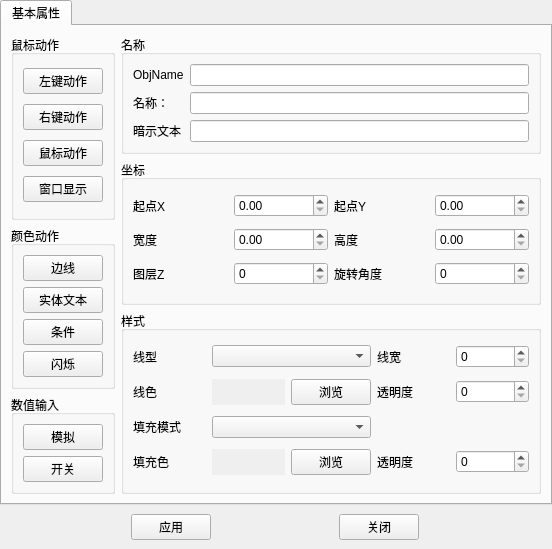
<?xml version="1.0" encoding="UTF-8"?>
<ui version="4.0">
 <class>AObjectAnimation</class>
 <widget class="QWidget" name="AObjectAnimation">
  <property name="geometry">
   <rect>
    <x>0</x>
    <y>0</y>
    <width>552</width>
    <height>480</height>
   </rect>
  </property>
  <property name="windowTitle">
   <string>设置属性</string>
  </property>
  <property name="styleSheet">
   <string notr="true"/>
  </property>
  <layout class="QVBoxLayout" name="verticalLayout_4">
   <property name="spacing">
    <number>0</number>
   </property>
   <property name="leftMargin">
    <number>0</number>
   </property>
   <property name="topMargin">
    <number>0</number>
   </property>
   <property name="rightMargin">
    <number>0</number>
   </property>
   <property name="bottomMargin">
    <number>0</number>
   </property>
   <item>
    <widget class="QTabWidget" name="tabWidget">
     <property name="currentIndex">
      <number>0</number>
     </property>
     <widget class="QWidget" name="basePropertyTab">
      <attribute name="title">
       <string>基本属性</string>
      </attribute>
      <layout class="QGridLayout" name="gridLayout_4">
       <item row="0" column="0" rowspan="2">
        <widget class="QGroupBox" name="groupBox">
         <property name="title">
          <string>鼠标动作</string>
         </property>
         <layout class="QVBoxLayout" name="verticalLayout">
          <item>
           <widget class="QPushButton" name="pushButtonLeftAction">
            <property name="text">
             <string>左键动作</string>
            </property>
           </widget>
          </item>
          <item>
           <widget class="QPushButton" name="pushButtonRightAction">
            <property name="text">
             <string>右键动作</string>
            </property>
           </widget>
          </item>
          <item>
           <widget class="QPushButton" name="pushButtonMouseAction">
            <property name="text">
             <string>鼠标动作</string>
            </property>
           </widget>
          </item>
          <item>
           <widget class="QPushButton" name="pushButtonShowWindow">
            <property name="text">
             <string>窗口显示</string>
            </property>
           </widget>
          </item>
         </layout>
        </widget>
       </item>
       <item row="0" column="1">
        <widget class="QGroupBox" name="groupBox_6">
         <property name="title">
          <string>名称</string>
         </property>
         <layout class="QGridLayout" name="gridLayout_3">
          <item row="1" column="0">
           <widget class="QLabel" name="label_13">
            <property name="text">
             <string>名称：</string>
            </property>
           </widget>
          </item>
          <item row="2" column="1">
           <widget class="QLineEdit" name="lineEditHintText"/>
          </item>
          <item row="1" column="1">
           <widget class="QLineEdit" name="lineEditName"/>
          </item>
          <item row="2" column="0">
           <widget class="QLabel" name="label_17">
            <property name="text">
             <string>暗示文本</string>
            </property>
           </widget>
          </item>
          <item row="0" column="0">
           <widget class="QLabel" name="label_18">
            <property name="text">
             <string>ObjName</string>
            </property>
           </widget>
          </item>
          <item row="0" column="1">
           <widget class="QLineEdit" name="lineEditObjname"/>
          </item>
         </layout>
        </widget>
       </item>
       <item row="1" column="1" rowspan="2">
        <widget class="QGroupBox" name="groupBox_4">
         <property name="title">
          <string>坐标</string>
         </property>
         <layout class="QGridLayout" name="gridLayout">
          <item row="1" column="3">
           <widget class="QDoubleSpinBox" name="doubleSpinBoxHeight">
            <property name="maximum">
             <double>9999.989999999999782</double>
            </property>
           </widget>
          </item>
          <item row="1" column="1">
           <widget class="QDoubleSpinBox" name="doubleSpinBoxWidth">
            <property name="maximum">
             <double>9999.989999999999782</double>
            </property>
           </widget>
          </item>
          <item row="2" column="0">
           <widget class="QLabel" name="label_5">
            <property name="text">
             <string>图层Z</string>
            </property>
           </widget>
          </item>
          <item row="1" column="2">
           <widget class="QLabel" name="label_4">
            <property name="text">
             <string>高度</string>
            </property>
           </widget>
          </item>
          <item row="0" column="2">
           <widget class="QLabel" name="label_2">
            <property name="text">
             <string>起点Y</string>
            </property>
           </widget>
          </item>
          <item row="0" column="3">
           <widget class="QDoubleSpinBox" name="doubleSpinBoxStartY">
            <property name="maximum">
             <double>9999.989999999999782</double>
            </property>
           </widget>
          </item>
          <item row="1" column="0">
           <widget class="QLabel" name="label_3">
            <property name="text">
             <string>宽度</string>
            </property>
           </widget>
          </item>
          <item row="0" column="0">
           <widget class="QLabel" name="label">
            <property name="text">
             <string>起点X</string>
            </property>
           </widget>
          </item>
          <item row="0" column="1">
           <widget class="QDoubleSpinBox" name="doubleSpinBoxStartX">
            <property name="maximum">
             <double>9999.989999999999782</double>
            </property>
           </widget>
          </item>
          <item row="2" column="1">
           <widget class="QSpinBox" name="spinBoxLayerZ">
            <property name="maximum">
             <number>999</number>
            </property>
           </widget>
          </item>
          <item row="2" column="2">
           <widget class="QLabel" name="label_6">
            <property name="text">
             <string>旋转角度</string>
            </property>
           </widget>
          </item>
          <item row="2" column="3">
           <widget class="QSpinBox" name="spinBoxRotationAngle">
            <property name="maximum">
             <number>360</number>
            </property>
           </widget>
          </item>
         </layout>
        </widget>
       </item>
       <item row="2" column="0" rowspan="2">
        <widget class="QGroupBox" name="groupBox_2">
         <property name="title">
          <string>颜色动作</string>
         </property>
         <layout class="QVBoxLayout" name="verticalLayout_2">
          <item>
           <widget class="QPushButton" name="pushButtonLine">
            <property name="text">
             <string>边线</string>
            </property>
           </widget>
          </item>
          <item>
           <widget class="QPushButton" name="pushButtonBodyText">
            <property name="text">
             <string>实体文本</string>
            </property>
           </widget>
          </item>
          <item>
           <widget class="QPushButton" name="pushButtonCondition">
            <property name="text">
             <string>条件</string>
            </property>
           </widget>
          </item>
          <item>
           <widget class="QPushButton" name="pushButtonFlashing">
            <property name="text">
             <string>闪烁</string>
            </property>
           </widget>
          </item>
         </layout>
        </widget>
       </item>
       <item row="3" column="1" rowspan="2">
        <widget class="QGroupBox" name="groupBox_5">
         <property name="title">
          <string>样式</string>
         </property>
         <layout class="QGridLayout" name="gridLayout_2">
          <item row="1" column="1">
           <widget class="QLabel" name="labelLineColor">
            <property name="autoFillBackground">
             <bool>true</bool>
            </property>
            <property name="text">
             <string/>
            </property>
           </widget>
          </item>
          <item row="0" column="0">
           <widget class="QLabel" name="label_7">
            <property name="text">
             <string>线型</string>
            </property>
           </widget>
          </item>
          <item row="0" column="1" colspan="2">
           <widget class="QComboBox" name="comboBoxLineStyle"/>
          </item>
          <item row="0" column="4">
           <widget class="QLabel" name="label_8">
            <property name="text">
             <string>线宽</string>
            </property>
           </widget>
          </item>
          <item row="0" column="5">
           <widget class="QSpinBox" name="spinBoxLineWidth"/>
          </item>
          <item row="1" column="0">
           <widget class="QLabel" name="label_9">
            <property name="text">
             <string>线色</string>
            </property>
           </widget>
          </item>
          <item row="1" column="5">
           <widget class="QSpinBox" name="spinBoxLineAlpha">
            <property name="maximum">
             <number>255</number>
            </property>
           </widget>
          </item>
          <item row="1" column="4">
           <widget class="QLabel" name="label_11">
            <property name="text">
             <string>透明度</string>
            </property>
           </widget>
          </item>
          <item row="1" column="2">
           <widget class="QPushButton" name="pushButtonLineColor">
            <property name="text">
             <string>浏览</string>
            </property>
           </widget>
          </item>
          <item row="3" column="0">
           <widget class="QLabel" name="label_14">
            <property name="text">
             <string>填充色</string>
            </property>
           </widget>
          </item>
          <item row="3" column="1">
           <widget class="QLabel" name="labelBrushColor">
            <property name="autoFillBackground">
             <bool>true</bool>
            </property>
            <property name="text">
             <string/>
            </property>
           </widget>
          </item>
          <item row="3" column="2">
           <widget class="QPushButton" name="pushButtonBrushColor">
            <property name="text">
             <string>浏览</string>
            </property>
           </widget>
          </item>
          <item row="3" column="4">
           <widget class="QLabel" name="label_16">
            <property name="text">
             <string>透明度</string>
            </property>
           </widget>
          </item>
          <item row="3" column="5">
           <widget class="QSpinBox" name="spinBoxBrushAlpha">
            <property name="maximum">
             <number>255</number>
            </property>
           </widget>
          </item>
          <item row="2" column="0">
           <widget class="QLabel" name="label_12">
            <property name="text">
             <string>填充模式</string>
            </property>
           </widget>
          </item>
          <item row="2" column="1" colspan="2">
           <widget class="QComboBox" name="comboBoxBrushStyle"/>
          </item>
         </layout>
        </widget>
       </item>
       <item row="4" column="0">
        <widget class="QGroupBox" name="groupBox_3">
         <property name="title">
          <string>数值输入</string>
         </property>
         <layout class="QVBoxLayout" name="verticalLayout_3">
          <item>
           <widget class="QPushButton" name="pushButtonAnalog">
            <property name="text">
             <string>模拟</string>
            </property>
           </widget>
          </item>
          <item>
           <widget class="QPushButton" name="pushButtonOnOff">
            <property name="text">
             <string>开关</string>
            </property>
           </widget>
          </item>
         </layout>
        </widget>
       </item>
      </layout>
     </widget>
    </widget>
   </item>
   <item>
    <layout class="QHBoxLayout" name="horizontalLayout">
     <property name="spacing">
      <number>6</number>
     </property>
     <property name="leftMargin">
      <number>9</number>
     </property>
     <property name="topMargin">
      <number>9</number>
     </property>
     <property name="rightMargin">
      <number>9</number>
     </property>
     <property name="bottomMargin">
      <number>9</number>
     </property>
     <item>
      <widget class="QPushButton" name="pushButtonOk">
       <property name="sizePolicy">
        <sizepolicy hsizetype="Fixed" vsizetype="Fixed">
         <horstretch>0</horstretch>
         <verstretch>0</verstretch>
        </sizepolicy>
       </property>
       <property name="text">
        <string>应用</string>
       </property>
      </widget>
     </item>
     <item>
      <widget class="QPushButton" name="pushButtonClose">
       <property name="sizePolicy">
        <sizepolicy hsizetype="Fixed" vsizetype="Fixed">
         <horstretch>0</horstretch>
         <verstretch>0</verstretch>
        </sizepolicy>
       </property>
       <property name="text">
        <string>关闭</string>
       </property>
      </widget>
     </item>
    </layout>
   </item>
  </layout>
 </widget>
 <resources/>
 <connections/>
</ui>
